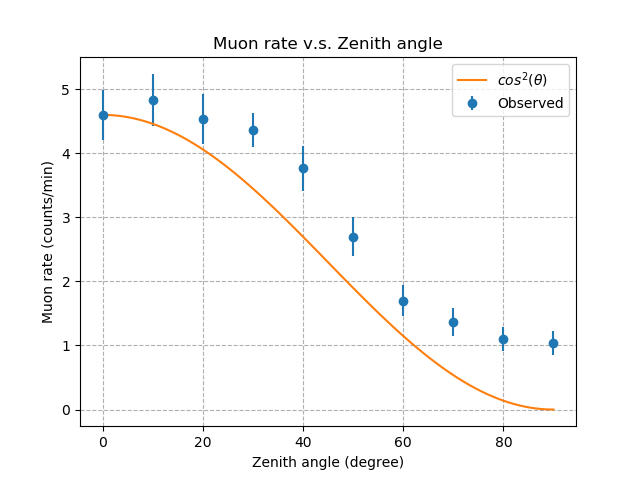

Recreate this plot in Python.
import csv

counts = []
thetas = []
times = []

with open('theta.csv','r') as f:
    csvreader = csv.reader(f,delimiter='\t')
    skip = True
    for row in csvreader:
        if skip:
            skip=False
            continue
        thetas.append(int(row[0]))
        counts.append(int(row[1]))
        times.append(float(row[2]))

import matplotlib.pyplot as plt
import numpy as np
x = np.array(thetas)
y = np.array(counts)/np.array(times)
ey = np.sqrt(np.array(counts))/np.array(times)
plt.errorbar(x, y, yerr=ey, fmt='o', label ="Observed")

# counts2 = np.array([123,94,738,9])
# times2 = np.array([60,60,990,20])
# y2 = np.array(counts2)/np.array([])
# ey2 = np.sqrt(np.array(counts2))/np.array(times2)
# plt.errorbar(np.array([0,30,60,90]), y2, yerr=ey2, fmt='o', label ="d=10")

plt.xlabel('Zenith angle (degree)')
plt.ylabel('Muon rate (counts/min)')
plt.title('Muon rate v.s. Zenith angle')
plt.grid(ls='--')
x_th = np.linspace(0,90,100)
y_th = y[0]*np.cos(x_th/180*np.pi)**2
plt.plot(x_th,y_th,label=r"$cos^2(\theta)$")
plt.legend()

plt.show()
